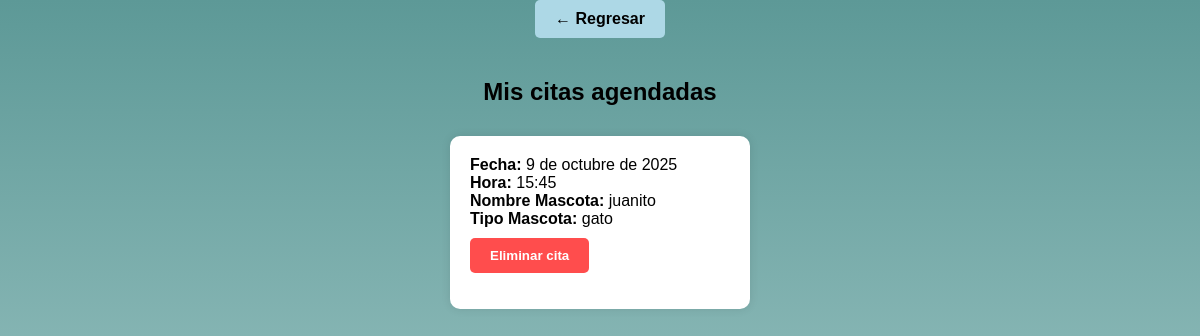
Before: /Revisar/ (signed in) with the older database file.
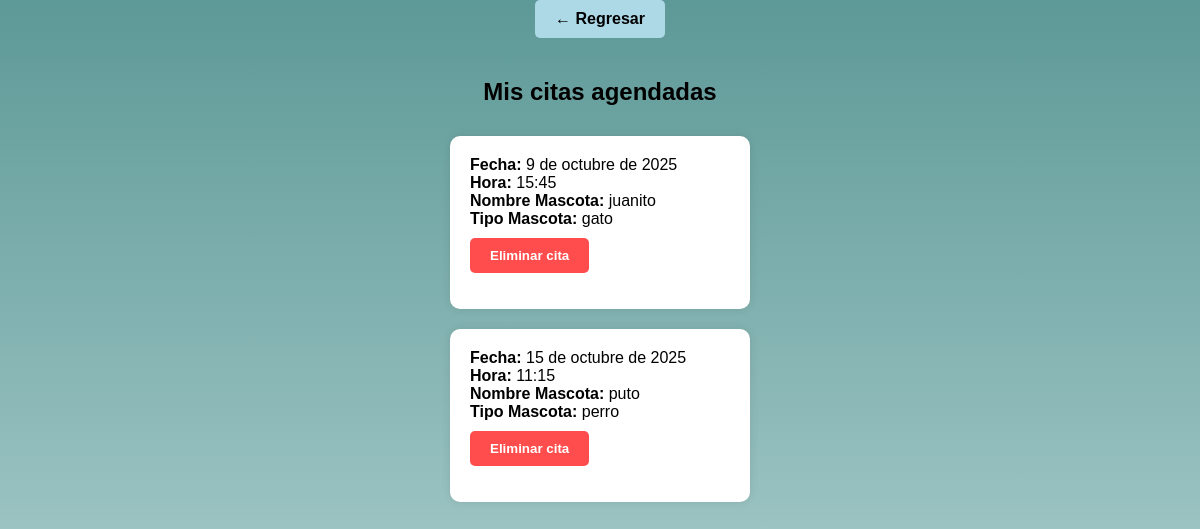
After: the same page with the newer database file.
### appvet/models.py (models this page shows, shortened)
class Cita(models.Model):
    nombre_propietario = models.CharField(max_length=100)
    rut_propietario = models.CharField(max_length=12)
    tipo_mascota = models.CharField(max_length=20)
    nombre_mascota = models.CharField(max_length=100)
    fecha_cita = models.DateField()
    hora_cita = models.TimeField()
    propietario = models.ForeignKey(UserVeterinaria, on_delete=models.CASCADE, null=True, blank=True)
    trabajador_asignado = models.ForeignKey(
        settings.AUTH_USER_MODEL,
        on_delete=models.SET_NULL,
        null=True,
        blank=True,
        related_name='citas_asignadas'
    )

### appvet/views.py (the view)
# urls.py: path('Revisar/', views.pagrev_hora, name='revisar'),
@login_required(login_url="/login_paciente")
def pagrev_hora(request):
    print("hola")
    citas =  Cita.objects.filter(propietario=request.user)
    print("citas encontradas: ", citas.count()) # O usa otro campo si lo prefieres
    if request.method == 'POST':
        cita_id = request.POST.get('cita_id')
        Cita.objects.filter(id=cita_id).delete()
        return redirect('revisar')
    return render(request, 'revision_hora.html', {'citas': citas})

### appvet/templates/revision_hora.html (shortened to what this page needs)
<head>
    <link rel="stylesheet" href="/static/style_revhora.css">
</head>
<body>
    <a href="{% url 'paciente' %}">← Regresar</a>
    <h2>Mis citas agendadas</h2>
    <div class="citas-grid">
        {% for c in citas %}
            <div class="cita-card">
                <strong>Fecha:</strong> {{ c.fecha_cita }}<br>
                <strong>Hora:</strong> {{ c.hora_cita }}<br>
                <strong>Nombre Mascota:</strong> {{ c.nombre_mascota }}<br>
                <strong>Tipo Mascota:</strong> {{ c.tipo_mascota }}<br>
                <form method="post" style="margin-top: 10px;">
                    <button type="submit">Eliminar cita</button>
                </form>
            </div>
        {% endfor %}
    </div>
</body>

Changed rows visible on the page:
added Cita: fecha_cita "15 de octubre de 2025", hora_cita "11:15", nombre_mascota "puto", tipo_mascota "perro"
